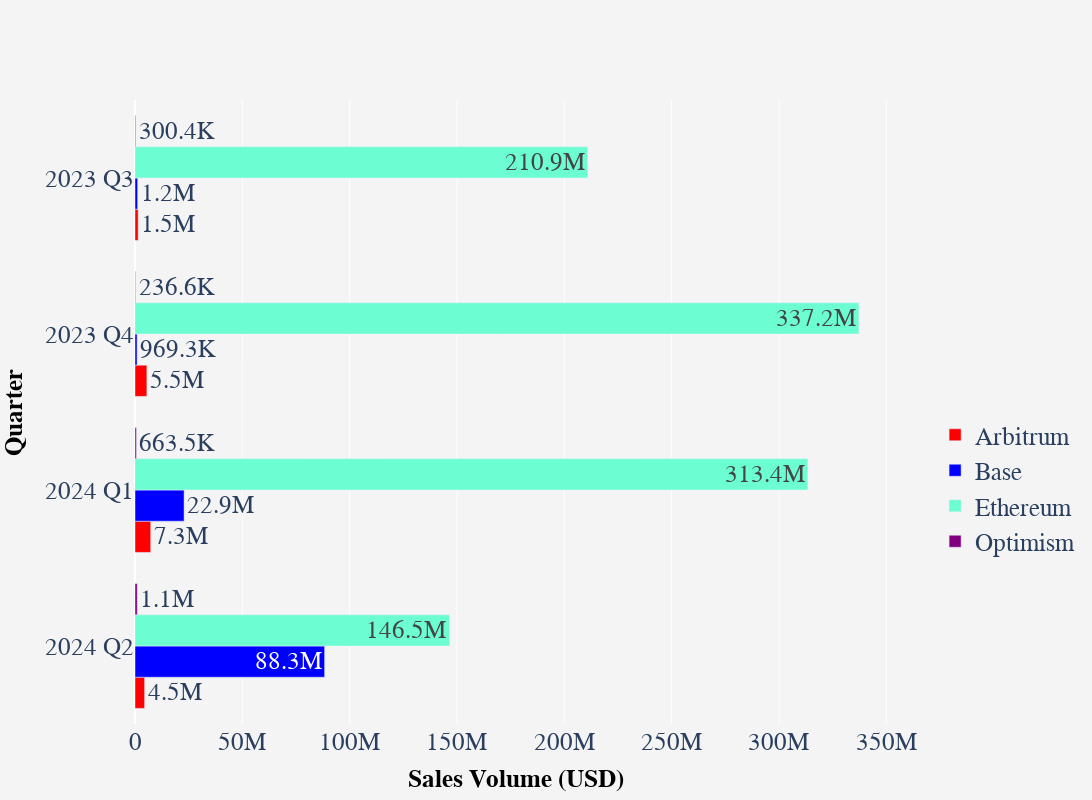

Notebook code cell kept with this figure:
### Code cell
fig = go.Figure()

# Plotting the bar chart for volume by network
for network in legend_order:
    network_df = quarterly_data_sorted_vol[quarterly_data_sorted_vol['NETWORK'] == network]
    fig.add_trace(
        go.Bar(
            y=network_df['QUARTER_STR'],
            x=network_df['VOLUME_USD'],
            name=network,
            orientation='h',
            text=network_df['VOLUME_USD'].apply(clean_values),
            textposition='auto',
            marker=dict(color=color_map.get(network, 'black')),
            textfont=dict(size=25, family="Arial, sans-serif")
        )
    )

# Layout
fig.update_layout(
    height=800,
    barmode='group',
    yaxis=dict(title='Sales Volume (USD)'),
    xaxis=dict(title='Quarter'),
    legend=dict(yanchor="top", y=0.5, xanchor="left", x=1.05),
    plot_bgcolor='#f4f4f4',
    paper_bgcolor='#f4f4f4',
    margin=dict(t=100, b=50, l=50, r=50),
    uniformtext=dict(mode="show", minsize=21),  # Adjust minsize as needed
    font=dict(size=25, family="Arial, sans-serif"),  # General font size, can be adjusted as needed
    # title={
    #     'text': 'OpenSea Volume Analysis by Network',
    #     'font': {
    #         'family': 'Arial, sans-serif',  # Font family
    #         'size': 24,  # Font size
    #         'color': 'Black'  # Font color
    #     }
    # }
)

# Adjust layout size
fig.update_layout(
    width=1500,  # Adjust as needed
    height=800,  # Adjust as needed
    margin=dict(
        l=50,  # Left margin
        r=50,  # Right margin
        t=100,  # Top margin
        b=50   # Bottom margin
    )
)

fig.update_layout(
    xaxis_title=dict(
        text="Sales Volume (USD)",
        font=dict(size=25, family="Arial, sans-serif", weight="bold", color='black')
    ),
    yaxis_title=dict(
        text="Quarter",
        font=dict(size=25, family="Arial, sans-serif", weight="bold", color='black')
    )
)

# Figure
pyo.iplot(fig)
pio.write_image(fig, 'img/OpenSea Volume Analysis by Network.png', scale=3)

### Figure 1 — Plotly figure (JSON) as saved in the notebook; plotly's stock layout.template omitted (floating-point values rounded to 4 significant figures)
{"data": [{"marker": {"color": "red"}, "name": "Arbitrum", "orientation": "h", "text": ["4.5M", "7.3M", "5.5M", "1.5M"], "textfont": {"family": "Arial, sans-serif", "size": 25}, "textposition": "auto", "type": "bar", "x": [4472000.0, 7328000.0, 5531000.0, 1458000.0], "y": ["2024 Q2", "2024 Q1", "2023 Q4", "2023 Q3"]}, {"marker": {"color": "blue"}, "name": "Base", "orientation": "h", "text": ["88.3M", "22.9M", "969.3K", "1.2M"], "textfont": {"family": "Arial, sans-serif", "size": 25}, "textposition": "auto", "type": "bar", "x": [88330000.0, 22860000.0, 969300.0, 1236000.0], "y": ["2024 Q2", "2024 Q1", "2023 Q4", "2023 Q3"]}, {"marker": {"color": "#6cfdd2"}, "name": "Ethereum", "orientation": "h", "text": ["146.5M", "313.4M", "337.2M", "210.9M"], "textfont": {"family": "Arial, sans-serif", "size": 25}, "textposition": "auto", "type": "bar", "x": [146500000.0, 313400000.0, 337200000.0, 210900000.0], "y": ["2024 Q2", "2024 Q1", "2023 Q4", "2023 Q3"]}, {"marker": {"color": "purple"}, "name": "Optimism", "orientation": "h", "text": ["1.1M", "663.5K", "236.6K", "300.4K"], "textfont": {"family": "Arial, sans-serif", "size": 25}, "textposition": "auto", "type": "bar", "x": [1069000.0, 663500.0, 236600.0, 300400.0], "y": ["2024 Q2", "2024 Q1", "2023 Q4", "2023 Q3"]}], "layout": {"barmode": "group", "font": {"family": "Arial, sans-serif", "size": 25}, "height": 800, "legend": {"x": 1.05, "xanchor": "left", "y": 0.5, "yanchor": "top"}, "margin": {"b": 50, "l": 50, "r": 50, "t": 100}, "paper_bgcolor": "#f4f4f4", "plot_bgcolor": "#f4f4f4", "uniformtext": {"minsize": 21, "mode": "show"}, "width": 1500, "xaxis": {"title": {"font": {"color": "black", "family": "Arial, sans-serif", "size": 25, "weight": "bold"}, "text": "Sales Volume (USD)"}}, "yaxis": {"title": {"font": {"color": "black", "family": "Arial, sans-serif", "size": 25, "weight": "bold"}, "text": "Quarter"}}}}
